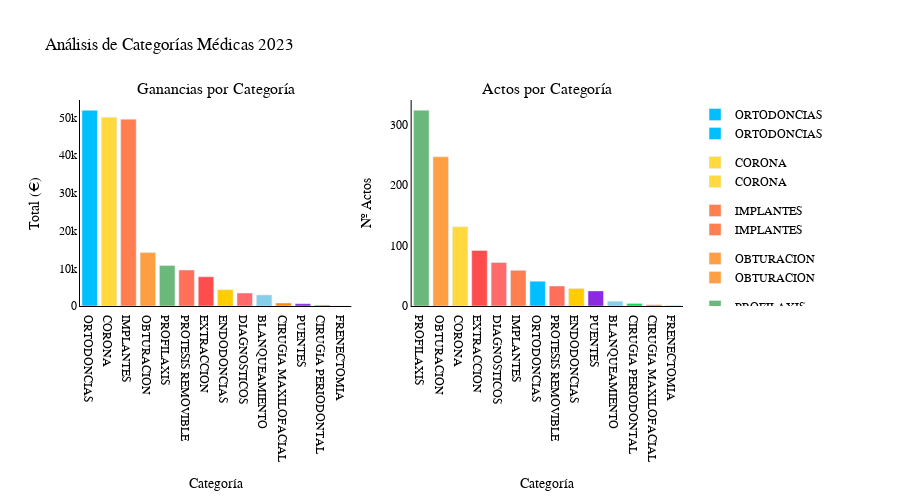

Notebook code cell kept with this figure:
### Code cell
#COMPARATIVA NUMERO DE ACTOS Y GANANCIAS TOTALES SEGUN CATEGORIA MEDICA

### Figure 1 — Plotly figure (JSON) as saved in the notebook; plotly's stock layout.template omitted (floating-point values rounded to 4 significant figures)
{"data": [{"hovertemplate": "Categoría=%{x}<br>Total (€)=%{y}<extra></extra>", "legendgroup": "ORTODONCIAS", "marker": {"color": "#00BFFF", "pattern": {"shape": ""}}, "name": "ORTODONCIAS", "orientation": "v", "showlegend": true, "textposition": "auto", "type": "bar", "x": ["ORTODONCIAS"], "xaxis": "x", "y": [51940], "yaxis": "y"}, {"hovertemplate": "Categoría=%{x}<br>Total (€)=%{y}<extra></extra>", "legendgroup": "CORONA", "marker": {"color": "#FFD93D", "pattern": {"shape": ""}}, "name": "CORONA", "orientation": "v", "showlegend": true, "textposition": "auto", "type": "bar", "x": ["CORONA"], "xaxis": "x", "y": [50086], "yaxis": "y"}, {"hovertemplate": "Categoría=%{x}<br>Total (€)=%{y}<extra></extra>", "legendgroup": "IMPLANTES", "marker": {"color": "#FF7F50", "pattern": {"shape": ""}}, "name": "IMPLANTES", "orientation": "v", "showlegend": true, "textposition": "auto", "type": "bar", "x": ["IMPLANTES"], "xaxis": "x", "y": [49576], "yaxis": "y"}, {"hovertemplate": "Categoría=%{x}<br>Total (€)=%{y}<extra></extra>", "legendgroup": "OBTURACION", "marker": {"color": "#FF9F43", "pattern": {"shape": ""}}, "name": "OBTURACION", "orientation": "v", "showlegend": true, "textposition": "auto", "type": "bar", "x": ["OBTURACION"], "xaxis": "x", "y": [14170], "yaxis": "y"}, {"hovertemplate": "Categoría=%{x}<br>Total (€)=%{y}<extra></extra>", "legendgroup": "PROFILAXIS", "marker": {"color": "#6BB97A", "pattern": {"shape": ""}}, "name": "PROFILAXIS", "orientation": "v", "showlegend": true, "textposition": "auto", "type": "bar", "x": ["PROFILAXIS"], "xaxis": "x", "y": [10736], "yaxis": "y"}, {"hovertemplate": "Categoría=%{x}<br>Total (€)=%{y}<extra></extra>", "legendgroup": "PROTESIS REMOVIBLE", "marker": {"color": "#FF6F59", "pattern": {"shape": ""}}, "name": "PROTESIS REMOVIBLE", "orientation": "v", "showlegend": true, "textposition": "auto", "type": "bar", "x": ["PROTESIS REMOVIBLE"], "xaxis": "x", "y": [9530], "yaxis": "y"}, {"hovertemplate": "Categoría=%{x}<br>Total (€)=%{y}<extra></extra>", "legendgroup": "EXTRACCION", "marker": {"color": "#FF4D4D", "pattern": {"shape": ""}}, "name": "EXTRACCION", "orientation": "v", "showlegend": true, "textposition": "auto", "type": "bar", "x": ["EXTRACCION"], "xaxis": "x", "y": [7752], "yaxis": "y"}, {"hovertemplate": "Categoría=%{x}<br>Total (€)=%{y}<extra></extra>", "legendgroup": "ENDODONCIAS", "marker": {"color": "#FFCD00", "pattern": {"shape": ""}}, "name": "ENDODONCIAS", "orientation": "v", "showlegend": true, "textposition": "auto", "type": "bar", "x": ["ENDODONCIAS"], "xaxis": "x", "y": [4328], "yaxis": "y"}, {"hovertemplate": "Categoría=%{x}<br>Total (€)=%{y}<extra></extra>", "legendgroup": "DIAGNOSTICOS", "marker": {"color": "#FF6B6B", "pattern": {"shape": ""}}, "name": "DIAGNOSTICOS", "orientation": "v", "showlegend": true, "textposition": "auto", "type": "bar", "x": ["DIAGNOSTICOS"], "xaxis": "x", "y": [3426], "yaxis": "y"}, {"hovertemplate": "Categoría=%{x}<br>Total (€)=%{y}<extra></extra>", "legendgroup": "BLANQUEAMIENTO", "marker": {"color": "#87CEEB", "pattern": {"shape": ""}}, "name": "BLANQUEAMIENTO", "orientation": "v", "showlegend": true, "textposition": "auto", "type": "bar", "x": ["BLANQUEAMIENTO"], "xaxis": "x", "y": [2950], "yaxis": "y"}, {"hovertemplate": "Categoría=%{x}<br>Total (€)=%{y}<extra></extra>", "legendgroup": "CIRUGIA MAXILOFACIAL", "marker": {"color": "#FF8C00", "pattern": {"shape": ""}}, "name": "CIRUGIA MAXILOFACIAL", "orientation": "v", "showlegend": true, "textposition": "auto", "type": "bar", "x": ["CIRUGIA MAXILOFACIAL"], "xaxis": "x", "y": [780], "yaxis": "y"}, {"hovertemplate": "Categoría=%{x}<br>Total (€)=%{y}<extra></extra>", "legendgroup": "PUENTES", "marker": {"color": "#8A2BE2", "pattern": {"shape": ""}}, "name": "PUENTES", "orientation": "v", "showlegend": true, "textposition": "auto", "type": "bar", "x": ["PUENTES"], "xaxis": "x", "y": [610], "yaxis": "y"}, {"hovertemplate": "Categoría=%{x}<br>Total (€)=%{y}<extra></extra>", "legendgroup": "CIRUGIA PERIODONTAL", "marker": {"color": "#06DD51", "pattern": {"shape": ""}}, "name": "CIRUGIA PERIODONTAL", "orientation": "v", "showlegend": true, "textposition": "auto", "type": "bar", "x": ["CIRUGIA PERIODONTAL"], "xaxis": "x", "y": [240], "yaxis": "y"}, {"hovertemplate": "Categoría=%{x}<br>Total (€)=%{y}<extra></extra>", "legendgroup": "FRENECTOMIA", "marker": {"color": "#40E0D0", "pattern": {"shape": ""}}, "name": "FRENECTOMIA", "orientation": "v", "showlegend": true, "textposition": "auto", "type": "bar", "x": ["FRENECTOMIA"], "xaxis": "x", "y": [30], "yaxis": "y"}, {"hovertemplate": "Categoría=%{x}<br>Nº Actos=%{y}<extra></extra>", "legendgroup": "PROFILAXIS", "marker": {"color": "#6BB97A", "pattern": {"shape": ""}}, "name": "PROFILAXIS", "orientation": "v", "showlegend": true, "textposition": "auto", "type": "bar", "x": ["PROFILAXIS"], "xaxis": "x2", "y": [324], "yaxis": "y2"}, {"hovertemplate": "Categoría=%{x}<br>Nº Actos=%{y}<extra></extra>", "legendgroup": "OBTURACION", "marker": {"color": "#FF9F43", "pattern": {"shape": ""}}, "name": "OBTURACION", "orientation": "v", "showlegend": true, "textposition": "auto", "type": "bar", "x": ["OBTURACION"], "xaxis": "x2", "y": [247], "yaxis": "y2"}, {"hovertemplate": "Categoría=%{x}<br>Nº Actos=%{y}<extra></extra>", "legendgroup": "CORONA", "marker": {"color": "#FFD93D", "pattern": {"shape": ""}}, "name": "CORONA", "orientation": "v", "showlegend": true, "textposition": "auto", "type": "bar", "x": ["CORONA"], "xaxis": "x2", "y": [131], "yaxis": "y2"}, {"hovertemplate": "Categoría=%{x}<br>Nº Actos=%{y}<extra></extra>", "legendgroup": "EXTRACCION", "marker": {"color": "#FF4D4D", "pattern": {"shape": ""}}, "name": "EXTRACCION", "orientation": "v", "showlegend": true, "textposition": "auto", "type": "bar", "x": ["EXTRACCION"], "xaxis": "x2", "y": [92], "yaxis": "y2"}, {"hovertemplate": "Categoría=%{x}<br>Nº Actos=%{y}<extra></extra>", "legendgroup": "DIAGNOSTICOS", "marker": {"color": "#FF6B6B", "pattern": {"shape": ""}}, "name": "DIAGNOSTICOS", "orientation": "v", "showlegend": true, "textposition": "auto", "type": "bar", "x": ["DIAGNOSTICOS"], "xaxis": "x2", "y": [72], "yaxis": "y2"}, {"hovertemplate": "Categoría=%{x}<br>Nº Actos=%{y}<extra></extra>", "legendgroup": "IMPLANTES", "marker": {"color": "#FF7F50", "pattern": {"shape": ""}}, "name": "IMPLANTES", "orientation": "v", "showlegend": true, "textposition": "auto", "type": "bar", "x": ["IMPLANTES"], "xaxis": "x2", "y": [59], "yaxis": "y2"}, {"hovertemplate": "Categoría=%{x}<br>Nº Actos=%{y}<extra></extra>", "legendgroup": "ORTODONCIAS", "marker": {"color": "#00BFFF", "pattern": {"shape": ""}}, "name": "ORTODONCIAS", "orientation": "v", "showlegend": true, "textposition": "auto", "type": "bar", "x": ["ORTODONCIAS"], "xaxis": "x2", "y": [41], "yaxis": "y2"}, {"hovertemplate": "Categoría=%{x}<br>Nº Actos=%{y}<extra></extra>", "legendgroup": "PROTESIS REMOVIBLE", "marker": {"color": "#FF6F59", "pattern": {"shape": ""}}, "name": "PROTESIS REMOVIBLE", "orientation": "v", "showlegend": true, "textposition": "auto", "type": "bar", "x": ["PROTESIS REMOVIBLE"], "xaxis": "x2", "y": [33], "yaxis": "y2"}, {"hovertemplate": "Categoría=%{x}<br>Nº Actos=%{y}<extra></extra>", "legendgroup": "ENDODONCIAS", "marker": {"color": "#FFCD00", "pattern": {"shape": ""}}, "name": "ENDODONCIAS", "orientation": "v", "showlegend": true, "textposition": "auto", "type": "bar", "x": ["ENDODONCIAS"], "xaxis": "x2", "y": [29], "yaxis": "y2"}, {"hovertemplate": "Categoría=%{x}<br>Nº Actos=%{y}<extra></extra>", "legendgroup": "PUENTES", "marker": {"color": "#8A2BE2", "pattern": {"shape": ""}}, "name": "PUENTES", "orientation": "v", "showlegend": true, "textposition": "auto", "type": "bar", "x": ["PUENTES"], "xaxis": "x2", "y": [25], "yaxis": "y2"}, {"hovertemplate": "Categoría=%{x}<br>Nº Actos=%{y}<extra></extra>", "legendgroup": "BLANQUEAMIENTO", "marker": {"color": "#87CEEB", "pattern": {"shape": ""}}, "name": "BLANQUEAMIENTO", "orientation": "v", "showlegend": true, "textposition": "auto", "type": "bar", "x": ["BLANQUEAMIENTO"], "xaxis": "x2", "y": [8], "yaxis": "y2"}, {"hovertemplate": "Categoría=%{x}<br>Nº Actos=%{y}<extra></extra>", "legendgroup": "CIRUGIA PERIODONTAL", "marker": {"color": "#06DD51", "pattern": {"shape": ""}}, "name": "CIRUGIA PERIODONTAL", "orientation": "v", "showlegend": true, "textposition": "auto", "type": "bar", "x": ["CIRUGIA PERIODONTAL"], "xaxis": "x2", "y": [4], "yaxis": "y2"}, {"hovertemplate": "Categoría=%{x}<br>Nº Actos=%{y}<extra></extra>", "legendgroup": "CIRUGIA MAXILOFACIAL", "marker": {"color": "#FF8C00", "pattern": {"shape": ""}}, "name": "CIRUGIA MAXILOFACIAL", "orientation": "v", "showlegend": true, "textposition": "auto", "type": "bar", "x": ["CIRUGIA MAXILOFACIAL"], "xaxis": "x2", "y": [2], "yaxis": "y2"}, {"hovertemplate": "Categoría=%{x}<br>Nº Actos=%{y}<extra></extra>", "legendgroup": "FRENECTOMIA", "marker": {"color": "#40E0D0", "pattern": {"shape": ""}}, "name": "FRENECTOMIA", "orientation": "v", "showlegend": true, "textposition": "auto", "type": "bar", "x": ["FRENECTOMIA"], "xaxis": "x2", "y": [1], "yaxis": "y2"}], "layout": {"annotations": [{"font": {"size": 16}, "showarrow": false, "text": "Ganancias por Categoría", "x": 0.225, "xanchor": "center", "xref": "paper", "y": 1, "yanchor": "bottom", "yref": "paper"}, {"font": {"size": 16}, "showarrow": false, "text": "Actos por Categoría", "x": 0.775, "xanchor": "center", "xref": "paper", "y": 1, "yanchor": "bottom", "yref": "paper"}], "font": {"color": "black", "family": "Oswald"}, "height": 500, "paper_bgcolor": "white", "plot_bgcolor": "white", "showlegend": true, "title": {"font": {"color": "black"}, "text": "Análisis de Categorías Médicas 2023"}, "xaxis": {"anchor": "y", "domain": [0, 0.45], "linecolor": "black", "linewidth": 1, "showline": true, "tickfont": {"color": "black"}, "title": {"text": "Categoría"}}, "xaxis2": {"anchor": "y2", "domain": [0.55, 1], "linecolor": "black", "linewidth": 1, "showline": true, "tickfont": {"color": "black"}, "title": {"text": "Categoría"}}, "yaxis": {"anchor": "x", "domain": [0, 1], "linecolor": "black", "linewidth": 1, "showline": true, "tickfont": {"color": "black"}, "title": {"text": "Total (€)"}}, "yaxis2": {"anchor": "x2", "domain": [0, 1], "linecolor": "black", "linewidth": 1, "showline": true, "tickfont": {"color": "black"}, "title": {"text": "Nº Actos"}}}}
